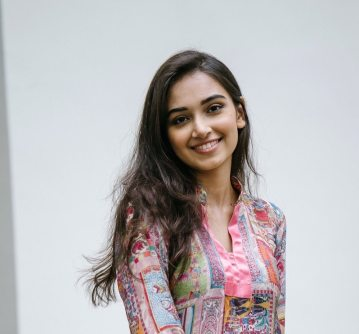
#> input picture Day4FaceDetection/assets/human-1.jpg, 359 x 334 px
$ python copiedfacedetection.py
#> lines starting #> are read from the running program, lines starting #| are printed output that depends on the picture; after the words box and inside, x2 and y2 are one past the last pixel; in counts of white or black regions, pixels touching at a corner belong together
import cv2 as cv

face_cascade = cv.CascadeClassifier(cv.data.haarcascades +'haarcascade_frontalface_default.xml')
eye_cascade = cv.CascadeClassifier(cv.data.haarcascades +'haarcascade_eye.xml')

image = cv.imread('assets/human-1.jpg')
#> image is the input picture: shape (334, 359, 3); mean B, G, R 185.1, 183.3, 187
print(type(image))
#| <class 'numpy.ndarray'>
gray_image = cv.cvtColor(image, cv.COLOR_BGR2GRAY)
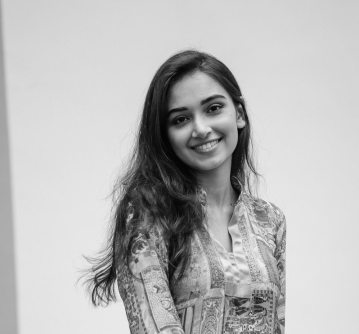
#> gray_image: shape (334, 359); min 0, max 245, mean 184.6
detectedFace = face_cascade.detectMultiScale(gray_image, 1.1, 4)
#> detectedFace = [[152, 75, 95, 95]]


print(detectedFace)
#| [[152  75  95  95]]
for (x, y, length, width) in detectedFace:
    cv.rectangle(image, (x, y), (x + length, y + width), (255, 0, 0), 10)

    #Cropping/Slicing Eye detection
    face_reg_col_roi = image[y:y+width, x:x+length]
    face_reg_gray_roi = gray_image[y:y + width, x:x + length]
    detectedEyes = eye_cascade.detectMultiScale(face_reg_gray_roi, 1.1, 4)
    print(detectedEyes)

    for(xe, ye, lengthe, widthe) in detectedEyes:
        cv.rectangle(face_reg_col_roi, (xe, ye), (xe + lengthe, ye + widthe), (0, 255, 0), 7)
#> this loop made 1 pass
#> (x, y, length, width, detectedEyes) on pass 1: (152, 75, 95, 95, [[48, 21, 25, 25], [16, 34, 22, 22]])
#| [[48 21 25 25]
#|  [16 34 22 22]]
#> pass 1, `face_reg_col_roi = image[y:y+width, x:x+length]`:
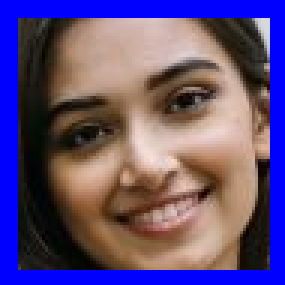
#> face_reg_col_roi: shape (95, 95, 3) (shown 3 times larger); mean B, G, R 120.7, 78.1, 97.6
#> pass 1, `face_reg_gray_roi = gray_image[y:y + width, x:x + length]`:
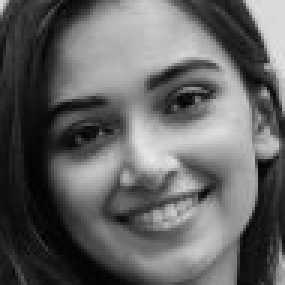
#> face_reg_gray_roi: shape (95, 95) (shown 3 times larger); min 0, max 234, mean 99.1
#> after the loop:
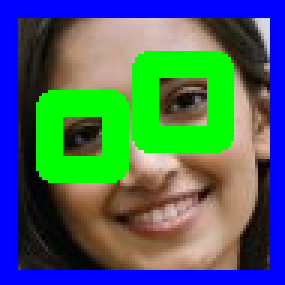
#> face_reg_col_roi: shape (95, 95, 3) (shown 3 times larger); 18.04% of pixels changed, all inside (x1, y1, x2, y2) = (12, 17, 78, 61)
#> after the loop:
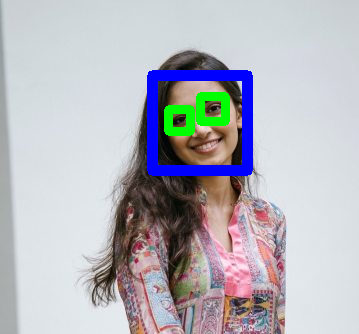
#> image: shape (334, 359, 3); 4.81% of pixels changed, all inside (x1, y1, x2, y2) = (147, 70, 253, 176)


cv.imshow('Face Detection', image)

k = cv.waitKey(17000)
#> (key Esc is pressed here)


cv.destroyAllWindows()

$ run again, with Day4FaceDetection/assets/003.jpg copied over Day4FaceDetection/assets/human-1.jpg
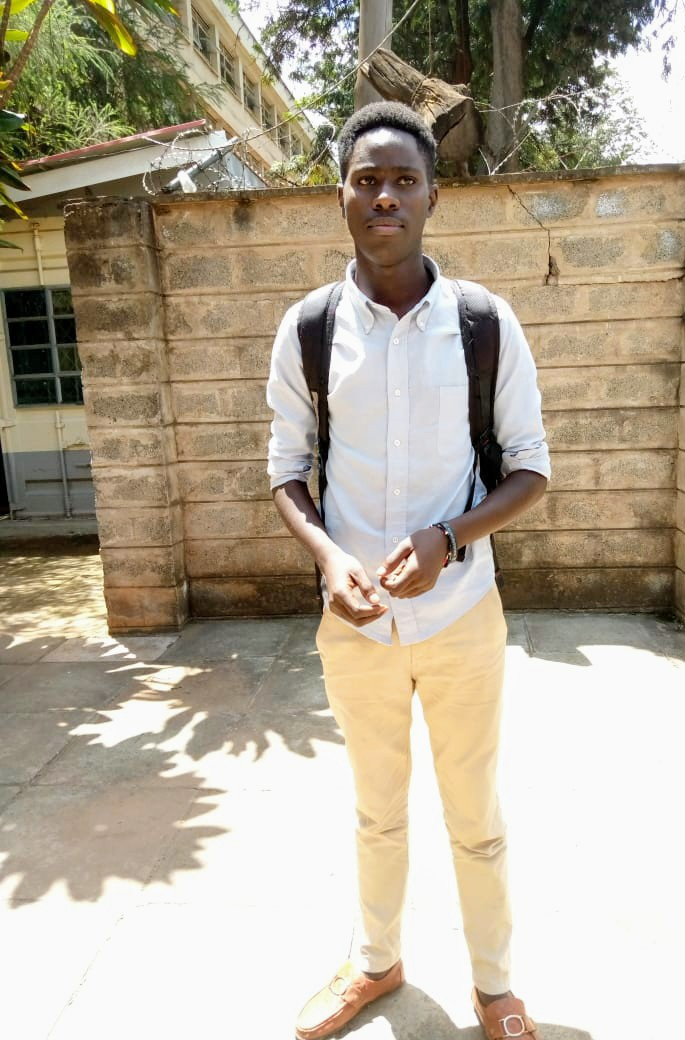
#> input picture Day4FaceDetection/assets/003.jpg, 685 x 1040 px
#> image is the input picture: shape (1040, 685, 3); mean B, G, R 147.6, 166.7, 177.3
#| <class 'numpy.ndarray'>
#> detectedFace = [[343, 798, 71, 71], [334, 140, 105, 105]]
#| [[343 798  71  71]
#|  [334 140 105 105]]
#> the loop `for (x, y, length, width) in detectedFace:` made 2 passes
#> (printed output is left out)
#> after the loop `for (x, y, length, width) in detectedFace:`:
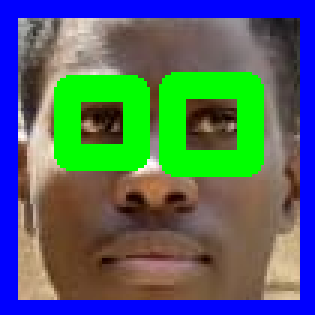
#> face_reg_col_roi: shape (105, 105, 3) (shown 3 times larger); mean B, G, R 103.9, 102.7, 79.7
#> after the loop `for (x, y, length, width) in detectedFace:`:
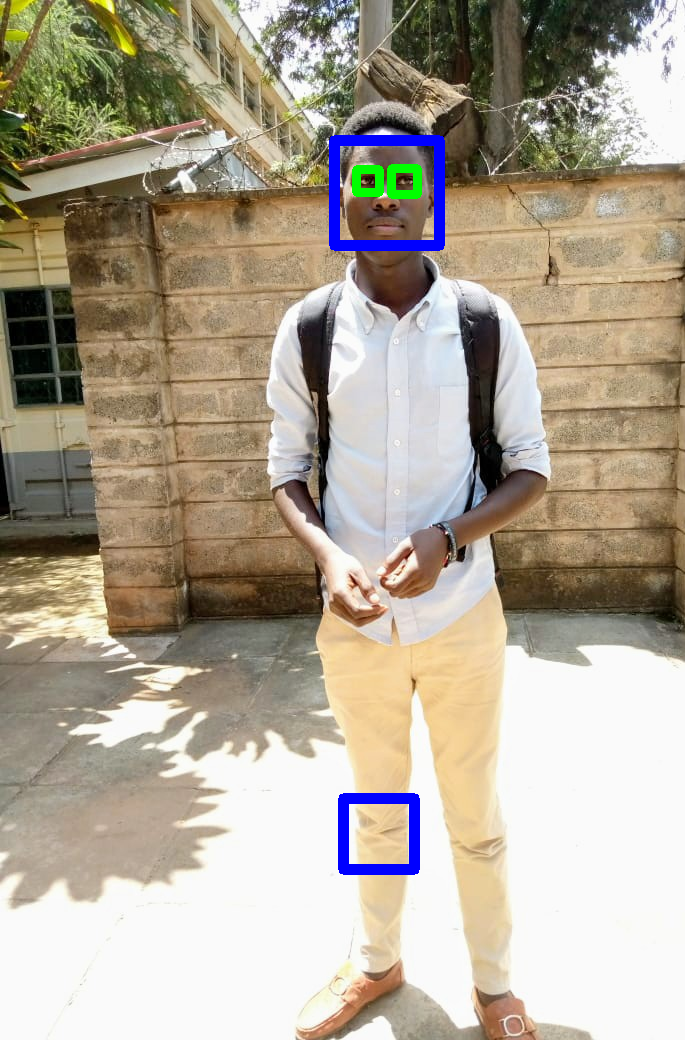
#> image: shape (1040, 685, 3); 1.31% of pixels changed, all inside (x1, y1, x2, y2) = (329, 135, 445, 875)

$ run again, with Day4FaceDetection/assets/Nadia_Murad.jpg copied over Day4FaceDetection/assets/human-1.jpg
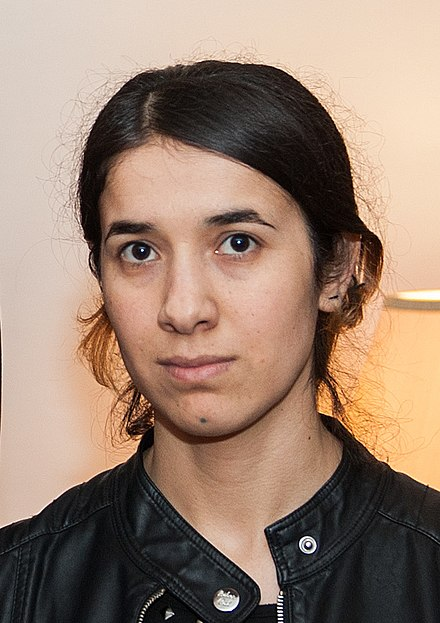
#> input picture Day4FaceDetection/assets/Nadia_Murad.jpg, 440 x 623 px
#> image is the input picture: shape (623, 440, 3); mean B, G, R 112.7, 129.2, 153.8
#| <class 'numpy.ndarray'>
#> detectedFace = [[55, 141, 276, 276]]
#| [[ 55 141 276 276]]
#> the loop `for (x, y, length, width) in detectedFace:` made 1 pass
#> (x, y, length, width, detectedEyes) on pass 1: (55, 141, 276, 276, [[135, 172, 28, 28], [149, 70, 64, 64], [52, 81, 59, 59]])
#> (printed output is left out)
#> after the loop `for (x, y, length, width) in detectedFace:`:
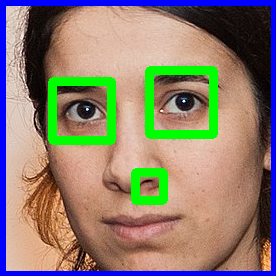
#> face_reg_col_roi: shape (276, 276, 3); mean B, G, R 111.4, 125.9, 140.3
#> after the loop `for (x, y, length, width) in detectedFace:`:
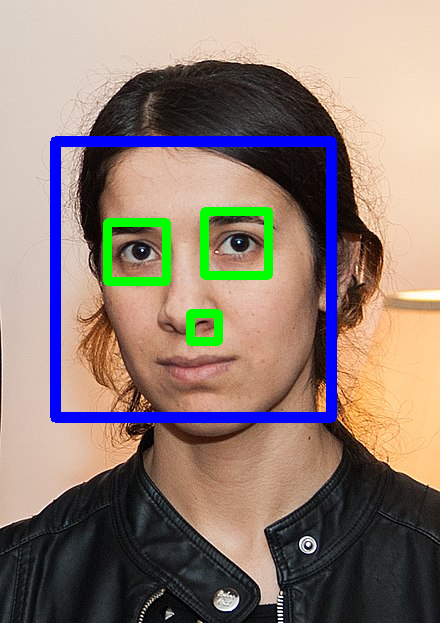
#> image: shape (623, 440, 3); 6.36% of pixels changed, all inside (x1, y1, x2, y2) = (50, 136, 337, 423)
